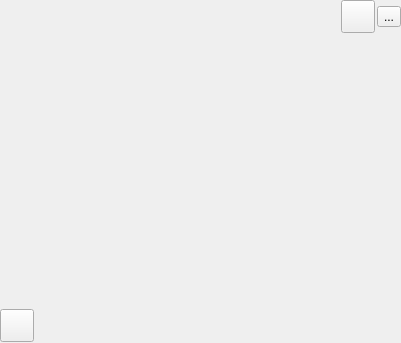
<ui version="4.0" >
 <class>VideoWindow</class>
 <widget class="QWidget" name="VideoWindow" >
  <property name="geometry" >
   <rect>
    <x>0</x>
    <y>0</y>
    <width>401</width>
    <height>343</height>
   </rect>
  </property>
  <property name="windowTitle" >
   <string>@product@ - Video</string>
  </property>
  <layout class="QVBoxLayout" >
   <property name="spacing" >
    <number>0</number>
   </property>
   <property name="margin" >
    <number>0</number>
   </property>
   <item>
    <widget class="QFrame" name="frame" >
     <layout class="QGridLayout" >
      <property name="margin" >
       <number>0</number>
      </property>
      <property name="spacing" >
       <number>2</number>
      </property>
      <item row="2" column="1" >
       <spacer>
        <property name="orientation" >
         <enum>Qt::Horizontal</enum>
        </property>
        <property name="sizeHint" stdset="0" >
         <size>
          <width>281</width>
          <height>34</height>
         </size>
        </property>
       </spacer>
      </item>
      <item row="1" column="0" >
       <spacer>
        <property name="orientation" >
         <enum>Qt::Vertical</enum>
        </property>
        <property name="sizeHint" stdset="0" >
         <size>
          <width>34</width>
          <height>221</height>
         </size>
        </property>
       </spacer>
      </item>
      <item row="0" column="2" >
       <widget class="OsdButton" name="fullScreenButton" >
        <property name="icon" >
         <iconset resource="../../../../resources/wengophone.qrc" >
          <normaloff>:/pics/video_fullscreen.png</normaloff>:/pics/video_fullscreen.png</iconset>
        </property>
        <property name="iconSize" >
         <size>
          <width>26</width>
          <height>26</height>
         </size>
        </property>
       </widget>
      </item>
      <item row="0" column="3" >
       <widget class="OsdButton" name="attachDetachButton" >
        <property name="text" >
         <string>...</string>
        </property>
        <property name="icon" >
         <iconset resource="../../../../resources/wengophone.qrc" >
          <normaloff>:/pics/video_detach.png</normaloff>:/pics/video_detach.png</iconset>
        </property>
        <property name="iconSize" >
         <size>
          <width>26</width>
          <height>26</height>
         </size>
        </property>
       </widget>
      </item>
      <item row="2" column="0" >
       <widget class="OsdButton" name="flipButton" >
        <property name="icon" >
         <iconset resource="../../../../resources/wengophone.qrc" >
          <normaloff>:/pics/video_flip.png</normaloff>:/pics/video_flip.png</iconset>
        </property>
        <property name="iconSize" >
         <size>
          <width>26</width>
          <height>26</height>
         </size>
        </property>
       </widget>
      </item>
     </layout>
    </widget>
   </item>
  </layout>
 </widget>
 <customwidgets>
  <customwidget>
   <class>OsdButton</class>
   <extends>QToolButton</extends>
   <header>qtutil/OsdButton.h</header>
  </customwidget>
 </customwidgets>
 <tabstops>
  <tabstop>flipButton</tabstop>
  <tabstop>fullScreenButton</tabstop>
 </tabstops>
 <resources>
  <include location="../../../../resources/wengophone.qrc" />
  <include location="../../../../resources/wengophone.qrc" />
 </resources>
 <connections/>
</ui>
